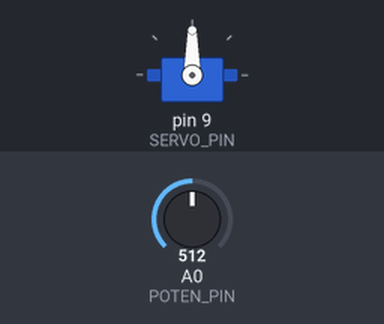
Bench run of a sketch on a simulated Arduino Uno, built with avr-gcc and run on an emulated ATmega328P. Shown: servo. Inputs (shaded band) come from the test bench; at power-on: A0 (POTEN_PIN) = 512. What the sketch prints to the serial monitor is not drawn.

Above: at 1.2 s.
1.3 s: A0 (POTEN_PIN) set to 553
At 1.8 s:
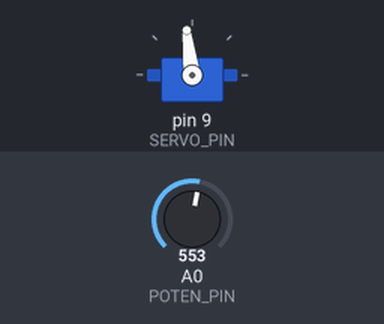
4.3 s: A0 (POTEN_PIN) set to 586
At 4.9 s:
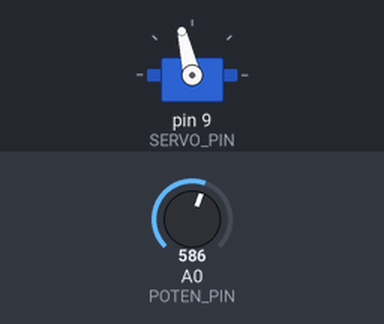
5.8 s: A0 (POTEN_PIN) set to 716
At 6.6 s:
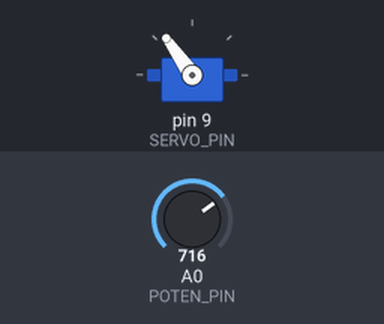
7.3 s: A0 (POTEN_PIN) set to 987
At 8.5 s:
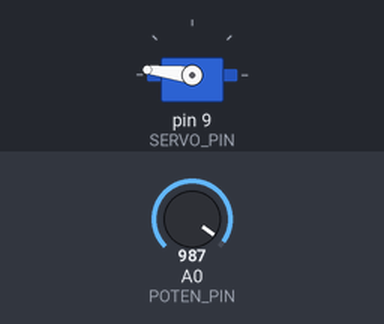
8.8 s: A0 (POTEN_PIN) set to 1017
At 9.2 s:
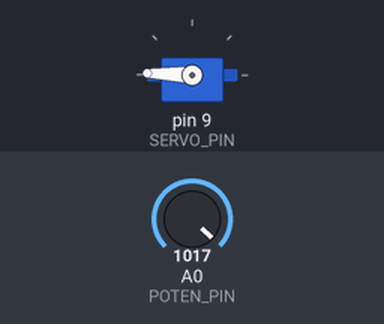
11.8 s: A0 (POTEN_PIN) set to 1023
At 13.3 s:
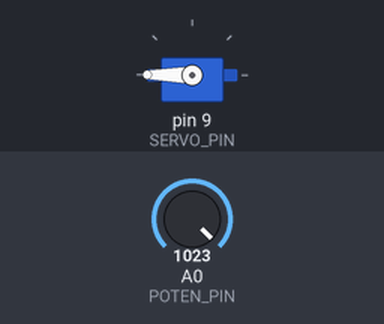
Timing chart, 0 to 14.3 s (numbered marks = the images above; inputs shaded):
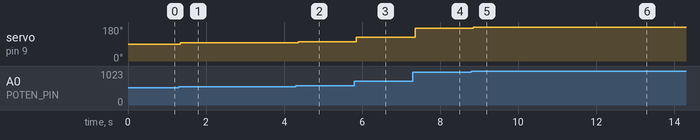

Measured:
- after the input at 1.3 s, servo on pin 9 (SERVO_PIN): 90° → 97° at once
- after the input at 4.3 s, servo on pin 9 (SERVO_PIN): 97° → 103° after 0.06 s
- after the input at 5.8 s, servo on pin 9 (SERVO_PIN): 103° → 125° after 0.05 s
- after the input at 7.3 s, servo on pin 9 (SERVO_PIN): 125° → 173° after 0.07 s
- after the input at 8.8 s, servo on pin 9 (SERVO_PIN): 173° → 178° after 0.05 s
- after the input at 11.8 s, servo on pin 9 (SERVO_PIN): 178° → 180° at once

The sketch:

ex_servo_with_poten.ino
```cpp
#include <Servo.h>

#define SERVO_PIN 9
#define POTEN_PIN A0

Servo myServo;
int val;

void setup() {
  myServo.attach(SERVO_PIN);
  Serial.begin(9600);
}

void loop() {
  val = analogRead(POTEN_PIN);
  Serial.print("변환 전: ");
  Serial.println(val);

  //가변저항 값 범위 변환하기
  val = map(val, 0, 1023, 0 , 180);
  Serial.print("변환 후: ");
  Serial.println(val);

  myServo.write(val);
}
```
